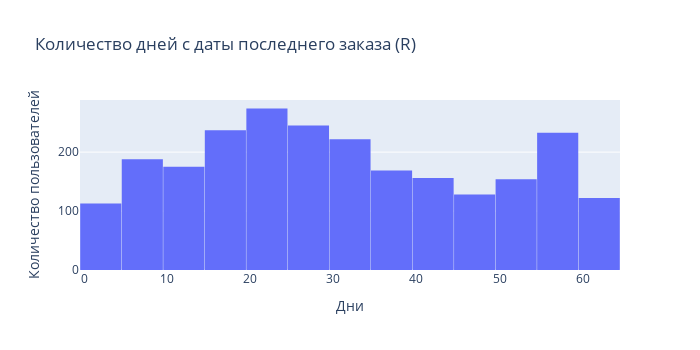
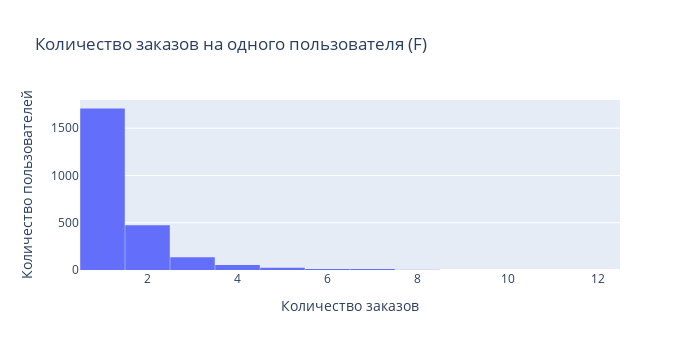
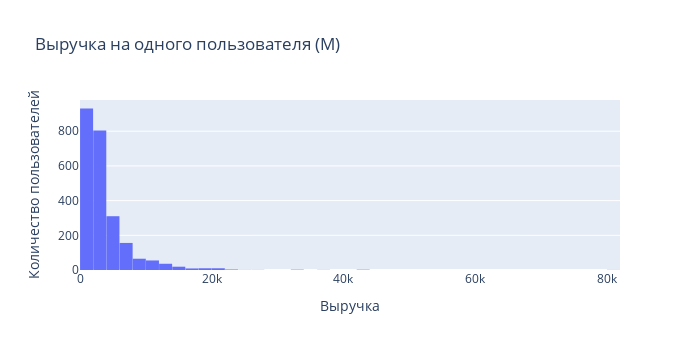

Source (notebook cell) for these figures, in order:
### Code cell
# Строим гистограммы распределения пользователей для параметров RFM
fig1 = px.histogram(df_rfm, 
                   x='recency',
                   nbins=15,
                   title='Количество дней с даты последнего заказа (R)',
                   labels={'recency': 'Дней с последнего заказа'})

fig1.update_layout(
    xaxis_title='Дни',
    yaxis_title='Количество пользователей',
    bargap=0.01,
    width=700,
    height=350)


fig2 = px.histogram(df_rfm, 
                   x='frequency',
                   nbins=15,
                   title='Количество заказов на одного пользователя (F)',
                   labels={'frequency': 'Количество заказов'})

fig2.update_layout(
    xaxis_title='Количество заказов',
    yaxis_title='Количество пользователей',
    bargap=0.01,
    width=700,
    height=350)


fig3 = px.histogram(df_rfm, 
                   x='monetary',
                   nbins=50,
                   title='Выручка на одного пользователя (M)',
                   labels={'monetary': 'Выручка на одного пользователя'})

fig3.update_layout(
    xaxis_title='Выручка',
    yaxis_title='Количество пользователей',
    bargap=0.01,
    width=700,
    height=350)

fig1.show()
fig2.show()
fig3.show()

### Figure 1 — Plotly figure (JSON) as saved in the notebook; plotly's stock layout.template omitted (floating-point values rounded to 4 significant figures; data arrays with more than 128 entries replaced by an {"elided": "..."} marker saying what was removed)
{"data": [{"bingroup": "x", "hovertemplate": "Дней с последнего заказа=%{x}<br>count=%{y}<extra></extra>", "legendgroup": "", "marker": {"color": "#636efa", "pattern": {"shape": ""}}, "name": "", "nbinsx": 15, "orientation": "v", "showlegend": false, "type": "histogram", "x": {"elided": "2416 int values"}, "xaxis": "x", "yaxis": "y"}], "layout": {"bargap": 0.01, "barmode": "relative", "height": 350, "legend": {"tracegroupgap": 0}, "title": {"text": "Количество дней с даты последнего заказа (R)"}, "width": 700, "xaxis": {"anchor": "y", "domain": [0, 1], "title": {"text": "Дни"}}, "yaxis": {"anchor": "x", "domain": [0, 1], "title": {"text": "Количество пользователей"}}}}

### Figure 2 — Plotly figure (JSON) as saved in the notebook; plotly's stock layout.template omitted (floating-point values rounded to 4 significant figures; data arrays with more than 128 entries replaced by an {"elided": "..."} marker saying what was removed)
{"data": [{"bingroup": "x", "hovertemplate": "Количество заказов=%{x}<br>count=%{y}<extra></extra>", "legendgroup": "", "marker": {"color": "#636efa", "pattern": {"shape": ""}}, "name": "", "nbinsx": 15, "orientation": "v", "showlegend": false, "type": "histogram", "x": {"elided": "2416 int values"}, "xaxis": "x", "yaxis": "y"}], "layout": {"bargap": 0.01, "barmode": "relative", "height": 350, "legend": {"tracegroupgap": 0}, "title": {"text": "Количество заказов на одного пользователя (F)"}, "width": 700, "xaxis": {"anchor": "y", "domain": [0, 1], "title": {"text": "Количество заказов"}}, "yaxis": {"anchor": "x", "domain": [0, 1], "title": {"text": "Количество пользователей"}}}}

### Figure 3 — Plotly figure (JSON) as saved in the notebook; plotly's stock layout.template omitted (floating-point values rounded to 4 significant figures; data arrays with more than 128 entries replaced by an {"elided": "..."} marker saying what was removed)
{"data": [{"bingroup": "x", "hovertemplate": "Выручка на одного пользователя=%{x}<br>count=%{y}<extra></extra>", "legendgroup": "", "marker": {"color": "#636efa", "pattern": {"shape": ""}}, "name": "", "nbinsx": 50, "orientation": "v", "showlegend": false, "type": "histogram", "x": {"elided": "2416 float values"}, "xaxis": "x", "yaxis": "y"}], "layout": {"bargap": 0.01, "barmode": "relative", "height": 350, "legend": {"tracegroupgap": 0}, "title": {"text": "Выручка на одного пользователя (M)"}, "width": 700, "xaxis": {"anchor": "y", "domain": [0, 1], "title": {"text": "Выручка"}}, "yaxis": {"anchor": "x", "domain": [0, 1], "title": {"text": "Количество пользователей"}}}}
